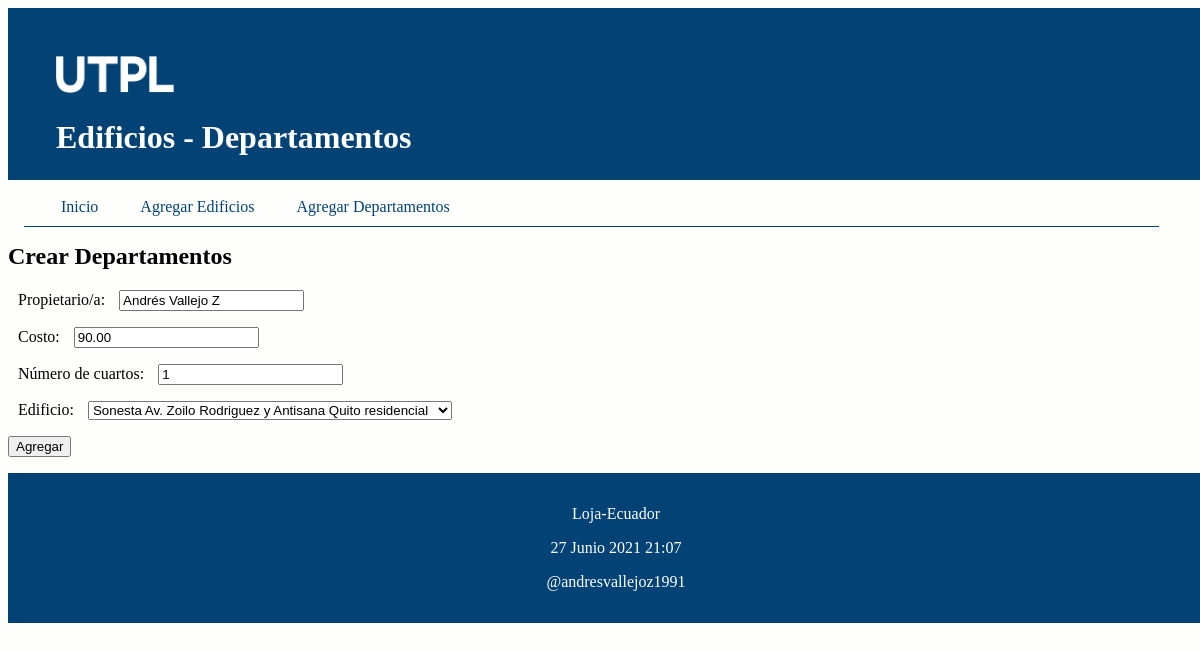
Page /editar/departamento/11 on the committed database.
### ordenamiento/models.py (models this page shows, shortened)
class Departamento(models.Model):
	nombre_pro = models.CharField("Propietario/a", max_length=100) #Nombre del propietario
	costo_depar = models.DecimalField("Costo",max_digits=100, decimal_places=2) #Costo departamento
	numero_cuar = models.IntegerField("Número de cuartos") #Numero de cuartos
	edificio = models.ForeignKey(Edificio, on_delete=models.CASCADE,
	        related_name="departamentos")

### ordenamiento/views.py (the view)
# urls.py: path('editar/departamento/<int:id>', views.editar_departamento,
def editar_departamento(request, id):
    departamento = Departamento.objects.get(pk=id)
    if request.method=='POST':
        formulario = DepartamentoForm(request.POST, instance=departamento)
        print(formulario.errors)
        if formulario.is_valid():
            formulario.save()
            return redirect(index)
    else:
        formulario = DepartamentoForm(instance=departamento)
    diccionario = {'formulario': formulario}
    return render(request, 'crearDepartamento.html', diccionario)

### ordenamiento/forms.py (shortened to what this page needs)
class DepartamentoForm(ModelForm):
    class Meta:
        model = Departamento
        fields = ['nombre_pro', 'costo_depar', 'numero_cuar','edificio']

### ordenamiento/models.py (called while the page is built)
	def __str__(self):
	    return "%s %s %s %s" % (
            self.nombre,
            self.direccion,
            self.ciudad,
            self.tipo_edificio
        )

### ordenamiento/templates/crearDepartamento.html (shortened to what this page needs)
{% extends "master.html" %}
{% block content %}
<h2>Crear Departamentos</h3>
<form action="" method="post">
  {{formulario.as_p}}
  <p><input type='submit' value='Agregar'/></p>
</form>
{% endblock %}

### ordenamiento/static/css/estilos.css (style rules this page uses)
body { background: #FEFEFD; }
label { padding: 12px 10px; }

### rows in the picture
Departamento: nombre_pro "Andrés Vallejo Z", costo_depar "90.00", numero_cuar "1", edificio "Sonesta Av. Zoilo Rodriguez y Antisana Quito residencial"
